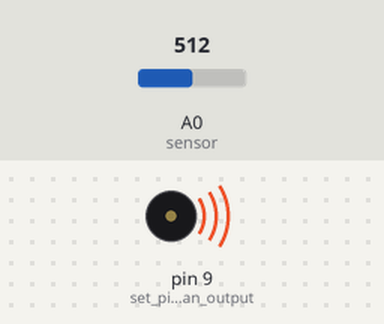
Recording of a sketch running on a simulated Arduino Uno, built with avr-gcc and run on an emulated ATmega328P. Parts: buzzer (waves = sounding). The inputs (shaded band) are chosen by the test bench; at power-on: A0 (sensor) = 512. What the sketch prints to the serial monitor is not drawn.

Above: at 0.1 s.
Timing chart, 0 to 1.6 s (numbered marks = the images above):
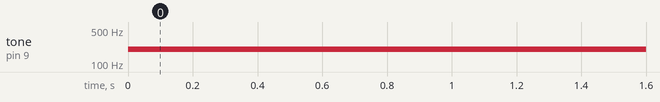

Measured:
- by itself, tone on pin 9 (set_pin_5_to_be_an_output): silent → 200 Hz at 0.00 s

The sketch:

test2.ino
```cpp
void setup() {
  //pinMode(9, OUTPUT); // set pin 5 to be an output
  Serial.begin(9600); //initialize serial communication

}

void loop() {
  int sensor = analogRead(A0);    // read sensor pin
  Serial.println(sensor);         // print value from sensor

  if (10 < sensor < 299) {
    tone(9, 200);
  } else if (300 < sensor < 599) {
    tone(9, 300);
  } else if (600 < sensor < 999) {
    tone(9, 400);
  } else {
    noTone(9);
  }
}
```
